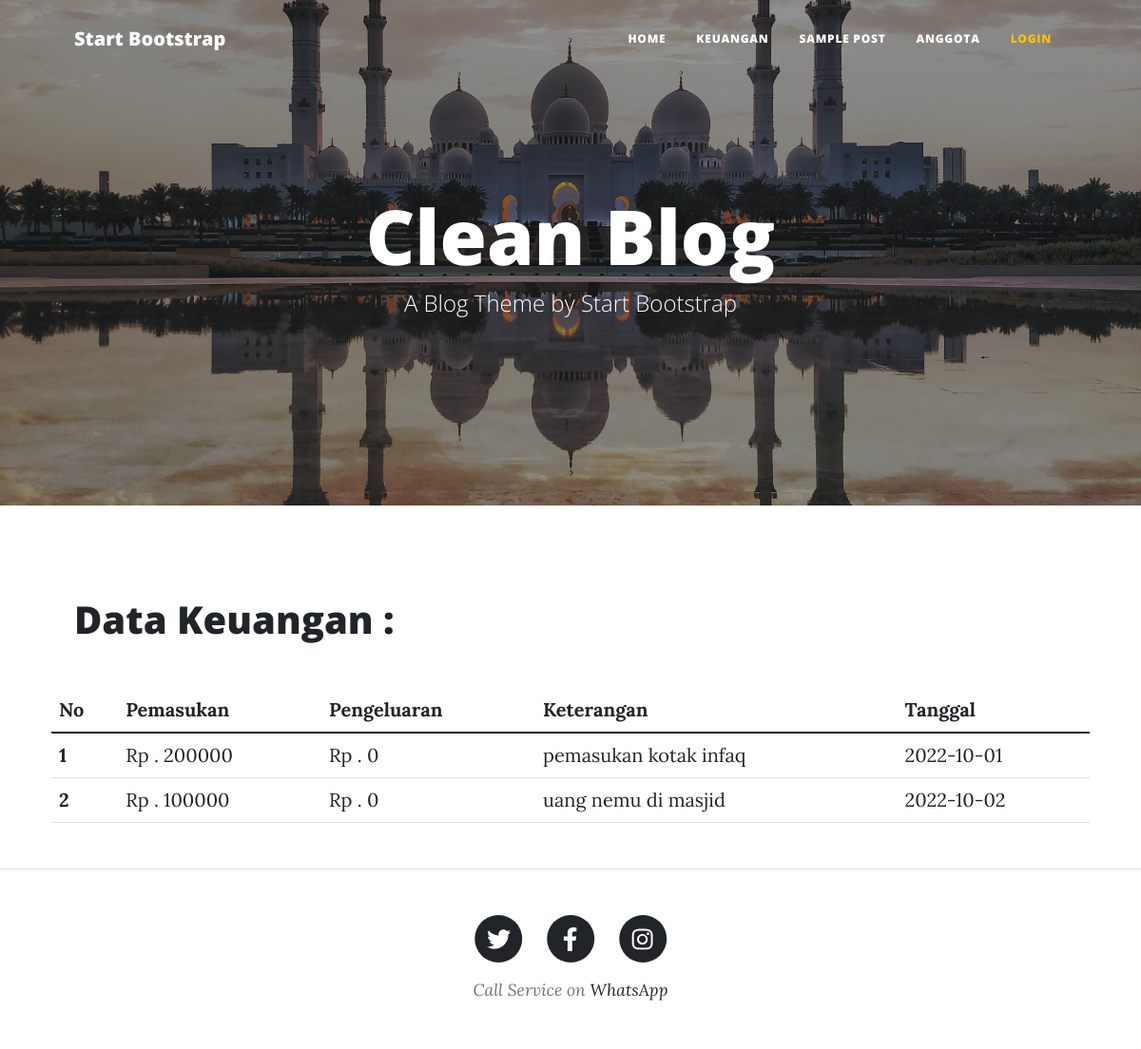
Page /index.php/welcome/keuangan on the committed database.
### tables this page shows
CREATE TABLE `tb_keuangan` (
  `id` int(5) NOT NULL,
  `pemasukan` varchar(250) NOT NULL,
  `pengeluaran` varchar(250) NOT NULL,
  `keterangan` text NOT NULL,
  `tanggal` date NOT NULL
);

### application/controllers/Welcome.php (called while the page is built, shortened)
<?php
class Welcome extends CI_Controller {
	public function keuangan()
	{
		$data['keuangan'] = $this->model_keuangan->get()->result();
		$this->load->view('keuangan',$data);
	}
}

### index.php (called while the page is built, shortened)
<?php
require_once BASEPATH.'core/CodeIgniter.php';

### application/models/Model_keuangan.php (called while the page is built)
<?php
class Model_keuangan extends CI_Model
{
    public function get()
    {
        return $this->db->get('tb_keuangan');
    }
}

### application/views/keuangan.php (the view, shortened to what this page needs)
<!DOCTYPE html>
<html lang="en">
    <head>
        <link href="<?php echo base_url('assets/css/styles.css') ?>" rel="stylesheet" />
    </head>
    <body>
        <nav class="navbar navbar-expand-lg navbar-light" id="mainNav">
            <div class="container px-4 px-lg-5">
                <a class="navbar-brand" href="index.html">Start Bootstrap</a>
                <div class="collapse navbar-collapse" id="navbarResponsive">
                    <ul class="navbar-nav ms-auto py-4 py-lg-0">
                        <li class="nav-item"><a class="nav-link px-lg-3 py-3 py-lg-4" href="<?php echo base_url('') ?>">Home</a></li>
                        <li class="nav-item"><a class="nav-link px-lg-3 py-3 py-lg-4" href="<?php echo base_url('welcome/keuangan') ?>">Keuangan</a></li>
                        <li class="nav-item"><a class="nav-link px-lg-3 py-3 py-lg-4" href="<?php echo base_url('welcome/album') ?>">Sample Post</a></li>
                        <li class="nav-item"><a class="nav-link px-lg-3 py-3 py-lg-4" href="<?php echo base_url('welcome/anggota') ?>">Anggota</a></li>
                        <li class="nav-item"><a class="nav-link px-lg-3 py-3 py-lg-4 text-warning" href="contact.html">Login</a></li>
                    </ul>
                </div>
            </div>
        </nav>
        <header class="masthead" style="background-image: url('../assets/images/bg.jpg')">
            <div class="container position-relative px-4 px-lg-5">
                <div class="row gx-4 gx-lg-5 justify-content-center">
                    <div class="col-md-10 col-lg-8 col-xl-7">
                        <div class="site-heading">
                            <h1>Clean Blog</h1>
                            <span class="subheading">A Blog Theme by Start Bootstrap</span>
                        </div>
                    </div>
                </div>
            </div>
        </header>
        <div class="container px-4 px-lg-5">
            <div class="row gx-4 gx-lg-5 justify-content-center">
                <div class="h1 mt-5 mb-5">Data Keuangan : </div>
                    <table class="table container mb-5">
  <thead>
    <tr>
      <th scope="col">No</th>
      <th scope="col">Pemasukan</th>
      <th scope="col">Pengeluaran</th>
      <th scope="col">Keterangan</th>
      <th scope="col">Tanggal</th>
    </tr>
  </thead>
  <tbody>
    <?php foreach ($keuangan as $kg) : ?>
    <tr>
      <th scope="row"><?php echo $kg->id ?></th>
      <td>Rp . <?php echo $kg->pemasukan ?></td>
      <td>Rp . <?php echo $kg->pengeluaran ?></td>
      <td><?php echo $kg->keterangan ?></td>
      <td><?php echo $kg->tanggal ?></td>
    </tr>
    <?php endforeach; ?>
  </tbody>
</table>
                </div>
            </div>
        <footer class="border-top">
            <div class="container px-4 px-lg-5">
                <div class="row gx-4 gx-lg-5 justify-content-center">
                    <div class="col-md-10 col-lg-8 col-xl-7">
                        <ul class="list-inline text-center">
                            <li class="list-inline-item">
                                <a href="#!">
                                    <span class="fa-stack fa-lg">
                                        <i class="fas fa-circle fa-stack-2x"></i>
                                        <i class="fab fa-twitter fa-stack-1x fa-inverse"></i>
                                    </span>
                                </a>
                            </li>
                            <li class="list-inline-item">
                                <a href="#!">
                                    <span class="fa-stack fa-lg">
                                        <i class="fas fa-circle fa-stack-2x"></i>
                                        <i class="fab fa-facebook-f fa-stack-1x fa-inverse"></i>
                                    </span>
                                </a>
                            </li>
                            <li class="list-inline-item">
                                <a href="#!">
                                    <span class="fa-stack fa-lg">
                                        <i class="fas fa-circle fa-stack-2x"></i>
                                        <i class="fab fa-instagram fa-stack-1x fa-inverse"></i>
                                    </span>
                                </a>
                            </li>
                        </ul>
                        <div class="small text-center text-muted fst-italic">Call Service on <a href="#">WhatsApp</a></div>
                    </div>
                </div>
            </div>
        </footer>
    </body>
</html>

### rows in the picture
tb_keuangan: id "1", pemasukan "200000", pengeluaran "0", keterangan "pemasukan kotak infaq", tanggal "2022-10-01"
tb_keuangan: id "2", pemasukan "100000", pengeluaran "0", keterangan "uang nemu di masjid", tanggal "2022-10-02"
